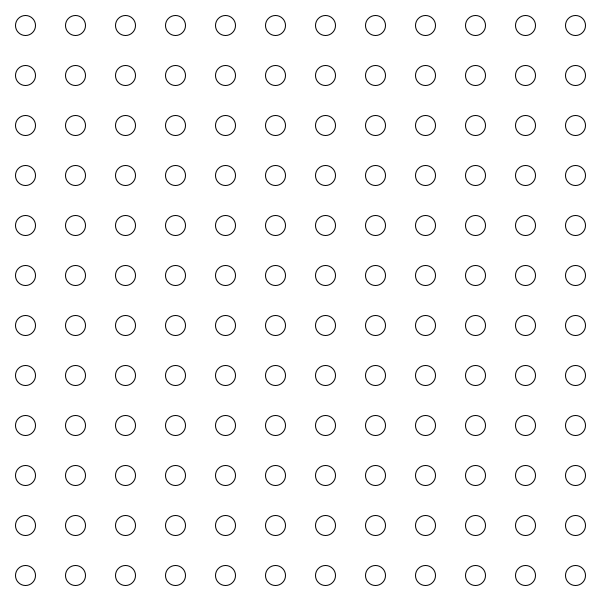
Frame 1 (no input)
Frame 60 (the mouse pressed at the canvas centre just before this capture): identical to frame 1, image omitted
Frame 120 (the mouse held since frame 60 and released just before this capture): identical to frame 1, image omitted

The Processing sketch that drew this single still picture (run headless with seeded random() and noise(); from frame 60 on, the mouse is pressed at the canvas centre):

// Processing sketch: ART331_12_VariablesAndLoops05
// ── ART331_12_VariablesAndLoops05.pde
void setup() {
  size(600,600);
  noFill();
}

void draw() {
  background(255);
  
  //int count = 0;
  
  for(int i=25; i<width; i+=50) {
    for(int j=25; j<height; j+=50) {
      //stroke(count);
      //strokeWeight(count*0.1);
      ellipse(i, j, 20, 20);
      //count++;
    }
  }
}
